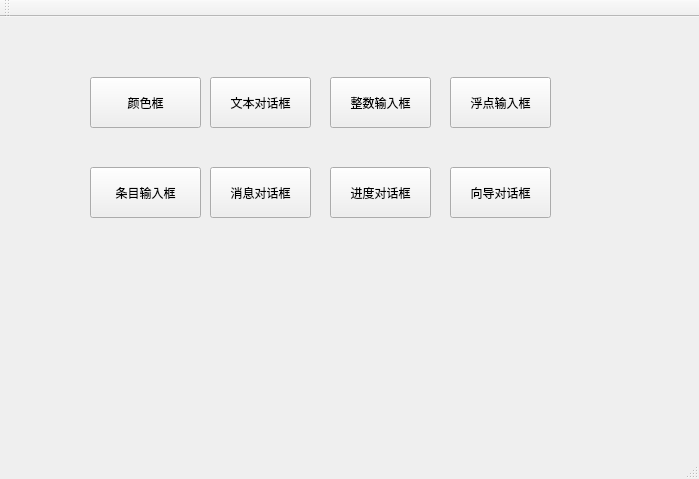
<?xml version="1.0" encoding="UTF-8"?>
<ui version="4.0">
 <class>MainDialogClass</class>
 <widget class="QMainWindow" name="MainDialogClass">
  <property name="geometry">
   <rect>
    <x>0</x>
    <y>0</y>
    <width>699</width>
    <height>479</height>
   </rect>
  </property>
  <property name="windowTitle">
   <string>MainDialog</string>
  </property>
  <widget class="QWidget" name="centralWidget">
   <widget class="QPushButton" name="colorButton">
    <property name="geometry">
     <rect>
      <x>90</x>
      <y>60</y>
      <width>111</width>
      <height>51</height>
     </rect>
    </property>
    <property name="text">
     <string>颜色框</string>
    </property>
   </widget>
   <widget class="QPushButton" name="textButton">
    <property name="geometry">
     <rect>
      <x>210</x>
      <y>60</y>
      <width>101</width>
      <height>51</height>
     </rect>
    </property>
    <property name="text">
     <string>文本对话框</string>
    </property>
   </widget>
   <widget class="QPushButton" name="IntButton">
    <property name="geometry">
     <rect>
      <x>330</x>
      <y>60</y>
      <width>101</width>
      <height>51</height>
     </rect>
    </property>
    <property name="text">
     <string>整数输入框</string>
    </property>
   </widget>
   <widget class="QPushButton" name="floatButton">
    <property name="geometry">
     <rect>
      <x>450</x>
      <y>60</y>
      <width>101</width>
      <height>51</height>
     </rect>
    </property>
    <property name="text">
     <string>浮点输入框</string>
    </property>
   </widget>
   <widget class="QPushButton" name="itemButton">
    <property name="geometry">
     <rect>
      <x>90</x>
      <y>150</y>
      <width>111</width>
      <height>51</height>
     </rect>
    </property>
    <property name="text">
     <string>条目输入框</string>
    </property>
   </widget>
   <widget class="QPushButton" name="msgButton">
    <property name="geometry">
     <rect>
      <x>210</x>
      <y>150</y>
      <width>101</width>
      <height>51</height>
     </rect>
    </property>
    <property name="text">
     <string>消息对话框</string>
    </property>
   </widget>
   <widget class="QPushButton" name="progessButton">
    <property name="geometry">
     <rect>
      <x>330</x>
      <y>150</y>
      <width>101</width>
      <height>51</height>
     </rect>
    </property>
    <property name="text">
     <string>进度对话框</string>
    </property>
   </widget>
   <widget class="QPushButton" name="wizadButton">
    <property name="geometry">
     <rect>
      <x>450</x>
      <y>150</y>
      <width>101</width>
      <height>51</height>
     </rect>
    </property>
    <property name="text">
     <string>向导对话框</string>
    </property>
   </widget>
  </widget>
  <widget class="QMenuBar" name="menuBar">
   <property name="geometry">
    <rect>
     <x>0</x>
     <y>0</y>
     <width>699</width>
     <height>17</height>
    </rect>
   </property>
  </widget>
  <widget class="QToolBar" name="mainToolBar">
   <attribute name="toolBarArea">
    <enum>TopToolBarArea</enum>
   </attribute>
   <attribute name="toolBarBreak">
    <bool>false</bool>
   </attribute>
  </widget>
  <widget class="QStatusBar" name="statusBar"/>
 </widget>
 <layoutdefault spacing="6" margin="11"/>
 <resources>
  <include location="MainDialog.qrc"/>
 </resources>
 <connections/>
</ui>
